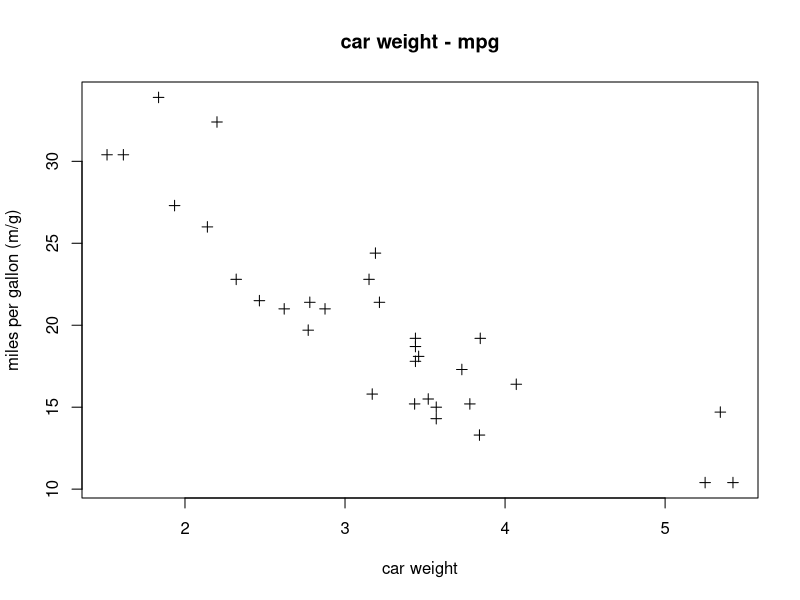
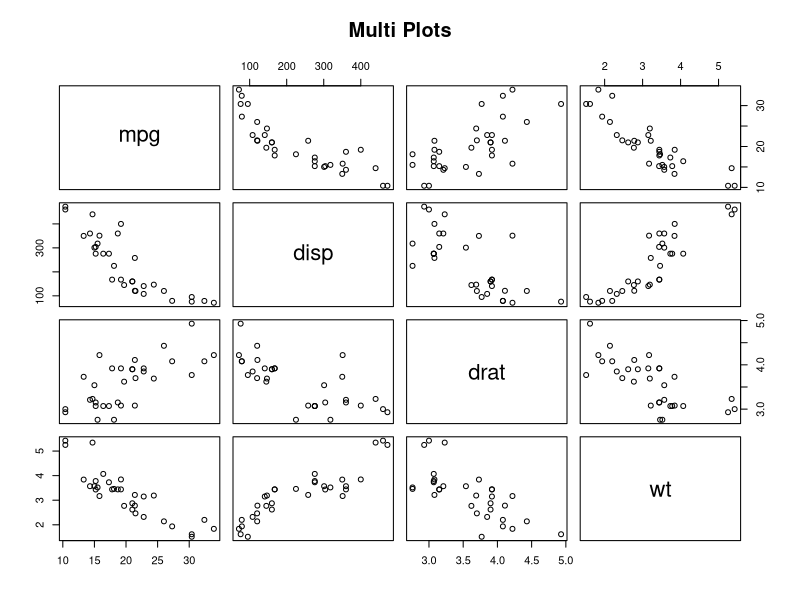
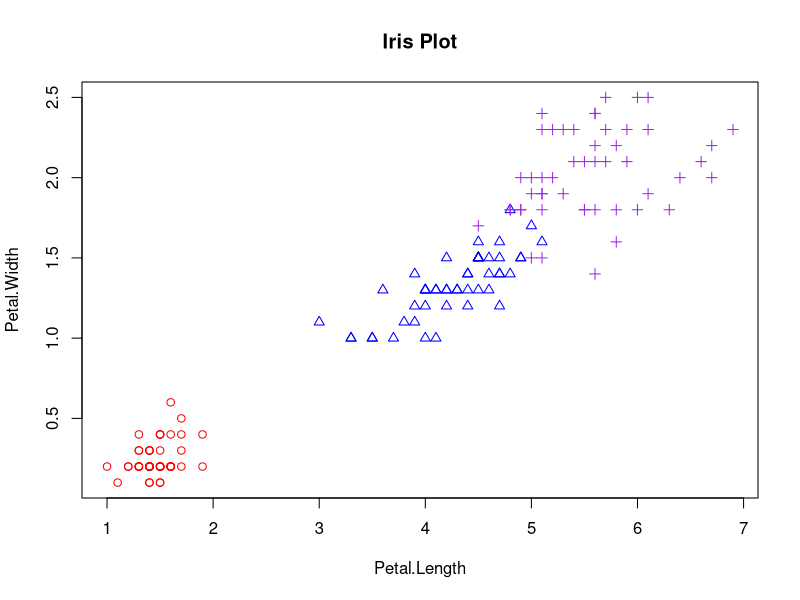

The R script that drew these images, in order:
## https://jjeongil.tistory.com/331?category=691385
##scatter plot

wt <- mtcars$wt
mpg <- mtcars$mpg

plot(wt,mpg,main="car weight - mpg", xlab="car weight", ylab="miles per gallon (m/g)",pch=3, type="p")

#multiple variables

vars <- c("mpg", "disp", "drat", "wt")
target <- mtcars[,vars]
pairs(target,main="Multi Plots")

#catter plot with group info.
a <- iris[,3:4]
point <- as.numeric(iris$Species)
color <- c("red", "blue", "purple")
plot(a, main="Iris Plot", pch=c(point), col=color[point])

##Correlation
